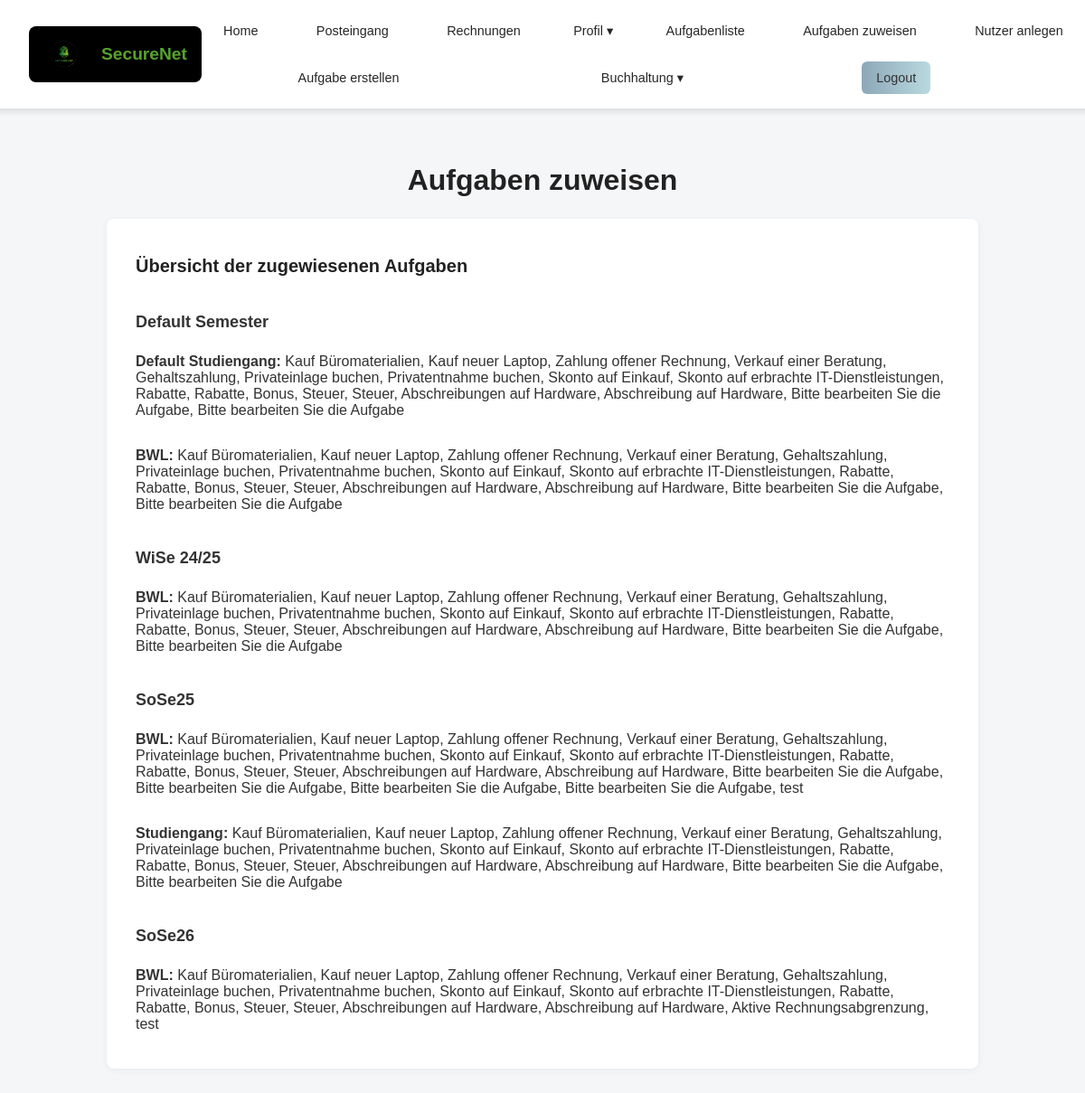
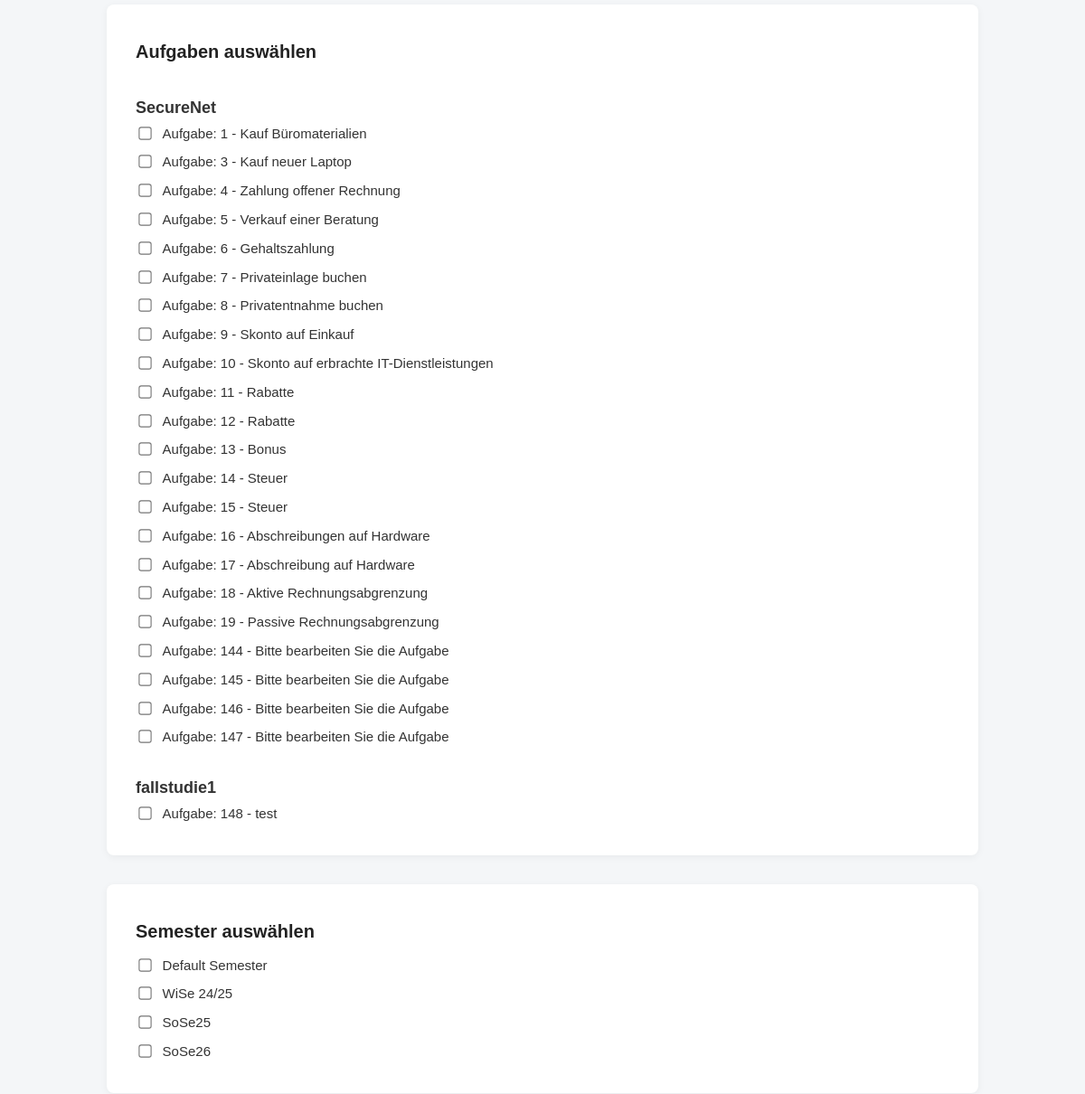
The page /users/aufgaben_zuweisen/ (signed in, upper part) on the database as committed earlier (2 pictures, top to bottom).
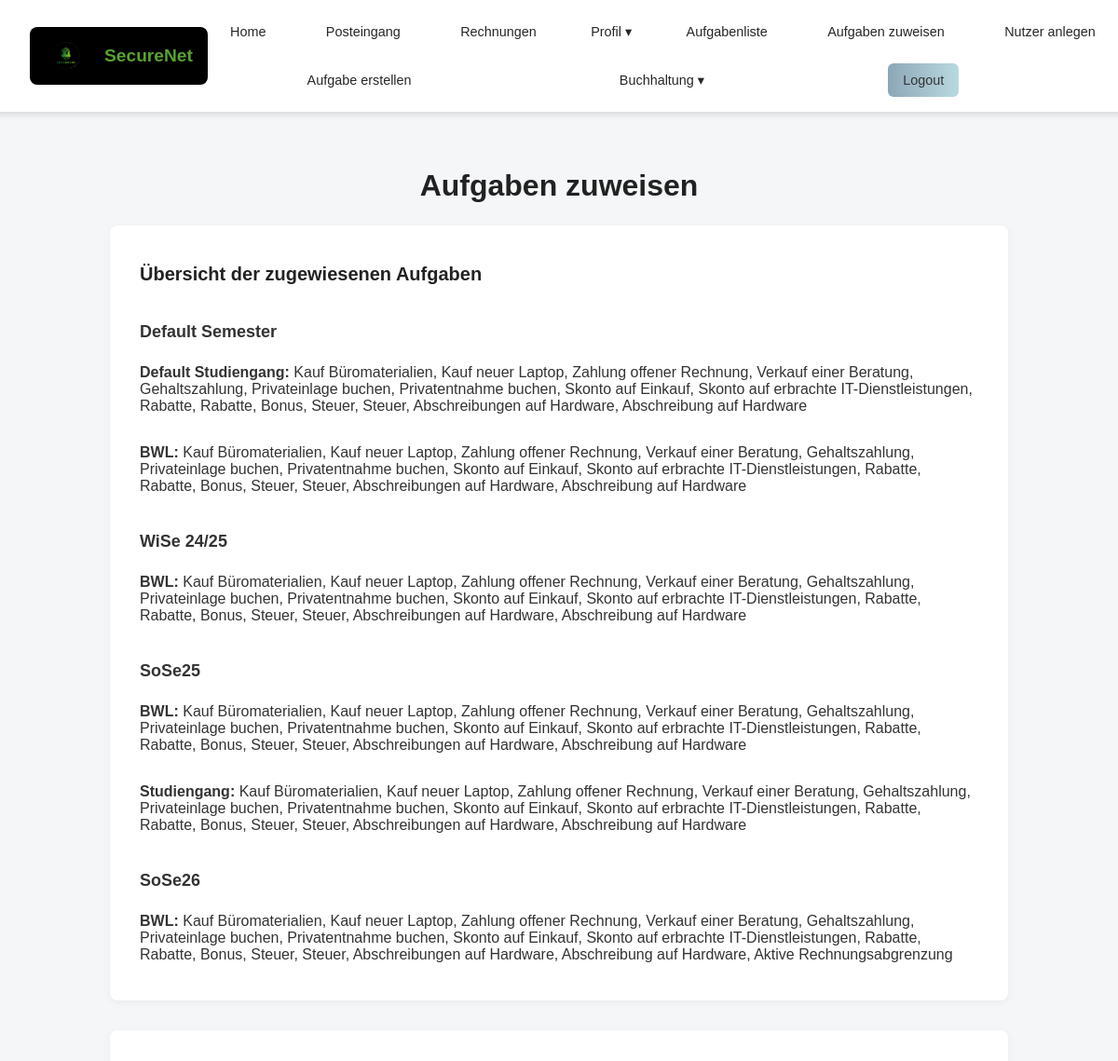
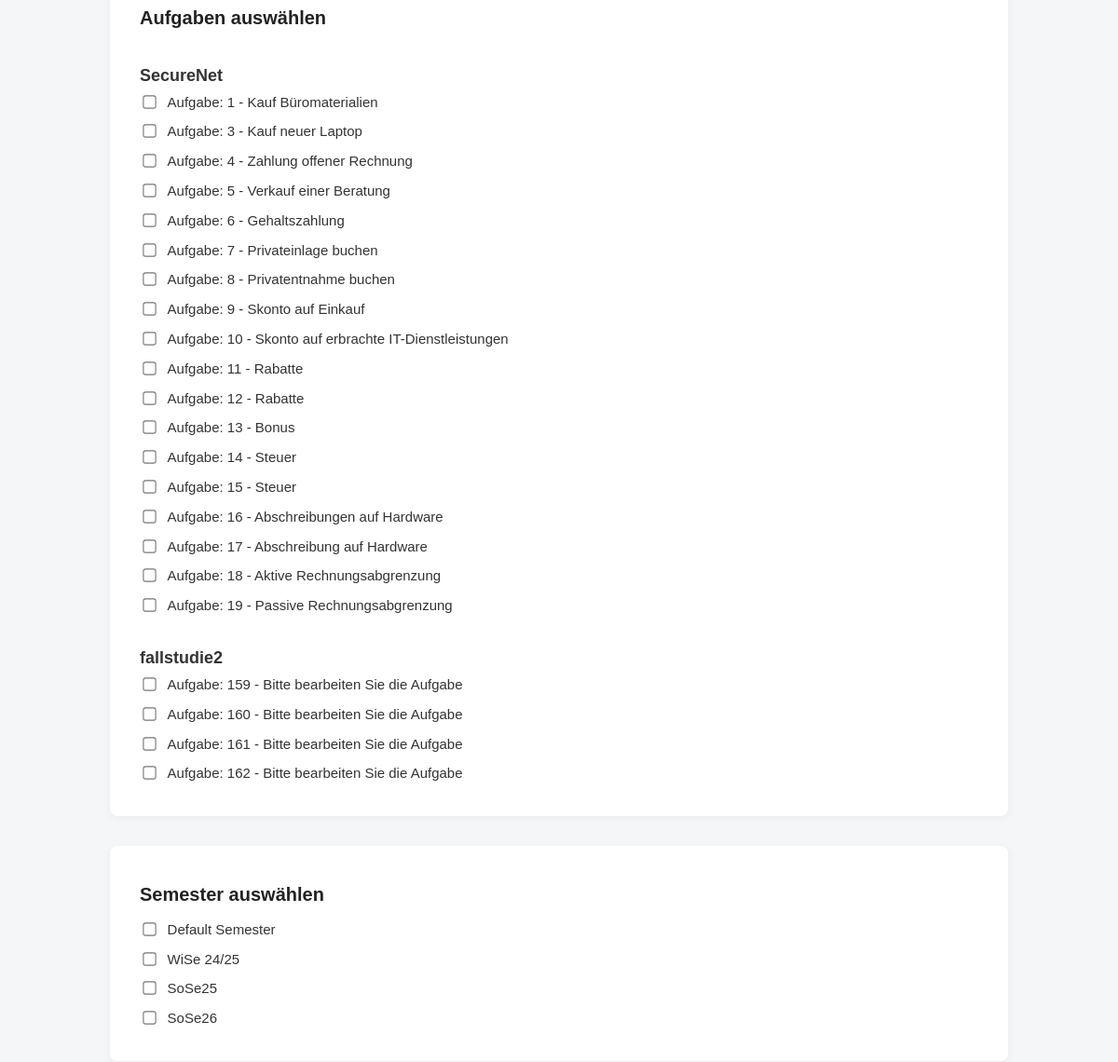
The same page on the database as committed later (2 pictures, top to bottom).
### users/models.py (models this page shows, shortened)
class Semester(models.Model):
    name = models.CharField(max_length=10, unique=True)
    ersteller = models.IntegerField(null=True, blank=True)

class Studiengang(models.Model):
    name = models.CharField(max_length=100, unique=True)
    ersteller = models.IntegerField(null=True, blank=True)

### posts/models.py (models this page shows, shortened)
class Aufgabe_neu(models.Model):
    RECHNUNGSTYPEN = [
        ('eingehend', 'Eingehende Rechnung'),
        ('ausgehend', 'Ausgehende Rechnung'),
        ('intern', 'Interner Vorgang'),
    ]
    unternehmen_kategorie = models.ForeignKey(Unternehmen, on_delete=models.CASCADE)
    fragentyp = models.ForeignKey(Aufgabenkategorie,null=True, on_delete=models.CASCADE)
    ersteller = models.IntegerField(null=True, blank=True)
    unterkategorie = models.IntegerField(null = True, blank=True, default = 1)
    fragentyp_text = models.CharField(null = True,max_length=255)
    mailtext = models.TextField()
    frage = models.TextField(null=True,default="Dieses Feld kann gelöscht werden")
    nutzungsdauer = models.IntegerField(null=True, blank=True)
    feedback_konto_falsch = models.TextField(null=True, blank=True, help_text="Feedback, wenn ein falsches Konto gewählt wurde.")
    feedback_betrag_falsch = models.TextField(null=True, blank=True, help_text="Feedback, wenn der Betrag falsch ist.")
    immer_feedback = models.BooleanField(null=True, blank=True)
    eigene_ansicht = models.TextField(blank=True, null=True, default='Secure Net\nTreskowallee 8\n10318 Berlin')
    rechnungsnummer = models.CharField(max_length=50, blank=True, null=True, default='RE-00001')
    datum = models.DateField(blank=True, null=True, auto_now_add=True)
    rechnungsbetrag = models.DecimalField(max_digits=10, decimal_places=2, blank=True, null=True, default=0.00)
    zahlweise = models.CharField(max_length=255, blank=True, null=True)
    verabschiedung = models.TextField(blank=True, null=True, default='Mit freundlichen Grüßen\nIhr Unternehmen')
    kontakt = models.TextField(blank=True, null=True, default='Tel: 01234 567890\nE-Mail: info@unternehmen.de')
    beschreibung = models.TextField(blank=True, null=True, default='Keine weiteren Details angegeben.')
    rechnungstyp = models.CharField(max_length=20, choices=RECHNUNGSTYPEN, default='intern')
    aufgabeninfo = models.TextField(null=True, blank=True, help_text="Optionaler Informationstext zur Aufgabe (HTML erlaubt).")

class Unternehmen(models.Model):
    name = models.CharField(max_length=100)
    kontenplan = models.ForeignKey('Kontenplan', on_delete=models.CASCADE)
    fallstudie = models.BooleanField(default=0)
    ersteller = models.IntegerField(null=True, blank=True)

### posts/views.py (the view)
    def _wrapped_view_func(request, *args, **kwargs):
        if request.user.is_authenticated and (request.user.role == 'teacher' or request.user.is_superuser):
            return view_func(request, *args, **kwargs)
        else:
            return HttpResponse(f'Fehlende Berechtigung <br><a href="{reverse("index")}">Zurück zur Startseite</a>')

### posts/views.py (called while the page is built)
def lehrkraft_required(view_func):
    def _wrapped_view_func(request, *args, **kwargs):
        if request.user.is_authenticated and (request.user.role == 'teacher' or request.user.is_superuser):
            return view_func(request, *args, **kwargs)
        else:
            return HttpResponse(f'Fehlende Berechtigung <br><a href="{reverse("index")}">Zurück zur Startseite</a>')
    return _wrapped_view_func

### users/templates/users/aufgaben_zuweisen.html (shortened to what this page needs)
{% extends 'master_layout.html' %}
{% load static %}
{% block css %}
<link rel="stylesheet" href="{% static 'css/aufgaben_zuweisen.css' %}">
{% endblock %}
{% block content %}
<h1>Aufgaben zuweisen</h1>
<div class="card-section">
    <h2>Übersicht der zugewiesenen Aufgaben</h2>
    {% for semester, studiengaenge in aufgaben_uebersicht.items %}
        <h3>{{ semester }}</h3>
        {% for studiengang, aufgaben in studiengaenge.items %}
            <p><strong>{{ studiengang }}:</strong>
                {% for aufgabe in aufgaben %}
                    {{ aufgabe.fragentyp_text }}{% if not forloop.last %}, {% endif %}
                {% endfor %}
            </p>
        {% empty %}
            <p>Keine Aufgaben zugewiesen.</p>
        {% endfor %}
    {% endfor %}
</div>
<form method="post">
    <div class="card-section">
        <h2>Aufgaben auswählen</h2>
        {% for unternehmensname, aufgaben in fallstudien_aufgaben.items %}
            <h3>{{ unternehmensname }}</h3>
            {% for aufgabe in aufgaben %}
                {% with "aufgabe_"|add:aufgabe.id|stringformat:"s" as input_id %}
                <div class="aufgaben-eintrag">
                    <input type="checkbox" name="aufgaben" value="{{ aufgabe.id }}" id="{{ input_id }}" class="checkbox-aufgabe">
                    <label for="{{ input_id }}">Aufgabe: {{ aufgabe.id }} - {{ aufgabe.fragentyp_text|default:"Fehler bei Fragenabruf" }}</label>
                </div>
                {% endwith %}
            {% endfor %}
        {% endfor %}
    </div>
    <div class="card-section">
        <h2>Semester auswählen</h2>
        {% for sem in semester %}
            {% with "semester_"|add:sem.id|stringformat:"s" as sem_id %}
            <div>
                <input type="checkbox" name="semester" value="{{ sem.id }}" id="{{ sem_id }}">
                <label for="{{ sem_id }}">{{ sem.name }}</label>
            </div>
            {% endwith %}
        {% endfor %}
    </div>
</form>
{% endblock %}

Rows that differ between the two databases and show on the page:
removed Aufgabe_neu: fragentyp_text "Bitte bearbeiten Sie die Aufgabe", id "144"
removed Aufgabe_neu: fragentyp_text "Bitte bearbeiten Sie die Aufgabe", id "147"
removed Aufgabe_neu: fragentyp_text "Bitte bearbeiten Sie die Aufgabe", id "145"
removed Aufgabe_neu: fragentyp_text "Bitte bearbeiten Sie die Aufgabe", id "146"
removed Aufgabe_neu: fragentyp_text "test", name "fallstudie1", id "148"
added Aufgabe_neu: name "fallstudie2", id "159", fragentyp_text "Bitte bearbeiten Sie die Aufgabe"
added Aufgabe_neu: id "160", fragentyp_text "Bitte bearbeiten Sie die Aufgabe", shown under "fallstudie2"
added Aufgabe_neu: id "161", fragentyp_text "Bitte bearbeiten Sie die Aufgabe", shown under "fallstudie2"
added Aufgabe_neu: id "162", fragentyp_text "Bitte bearbeiten Sie die Aufgabe", shown under "fallstudie2"
